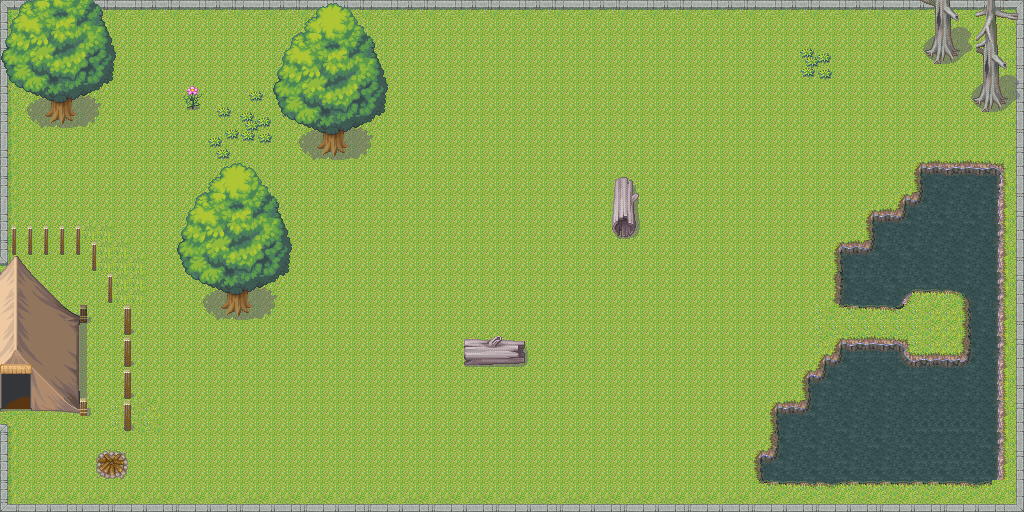

The image is a tile-based game level rendered from a .tmx file. Its description and source (layers, tilesets, objects; grid data summarised) follow:
An orthogonal 64x32 tile map with 16x16 px tiles, 3 tile layers (background, upper  background, upper upper), 6 tilesets and 22 objects.

<map version="1.5" tiledversion="1.6.0" orientation="orthogonal" renderorder="right-down" width="64" height="32" tilewidth="16" tileheight="16" infinite="0" nextlayerid="11" nextobjectid="100">
 <tileset firstgid="1" source="portal.tsx" />
 <tileset firstgid="89" source="路01.tsx" />
 <tileset firstgid="137" source="草原01.tsx" />
 <tileset firstgid="713" source="水01.tsx" />
 <tileset firstgid="905" source="山01.tsx" />
 <tileset firstgid="1801" source="森林01.tsx" />
 <layer id="4" name="background" width="64" height="32">
  <data>[2048 cells, 2048 non-empty, 24 distinct tile ids]</data>
 </layer>
 <layer id="7" name="upper  background" width="64" height="32">
  <data>[2048 cells, 380 non-empty, 161 distinct tile ids]</data>
 </layer>
 <layer id="8" name="upper upper" width="64" height="32">
  <data>[2048 cells, 280 non-empty, 121 distinct tile ids]</data>
 </layer>
 <objectgroup id="10" name="ground" visible="0">
  <object id="68" x="912" y="160" width="96" height="128" />
  <object id="70" x="960" y="288" width="48" height="192" />
  <object id="71" x="816" y="352" width="144" height="128" />
  <object id="73" x="864" y="208" width="48" height="80" />
  <object id="74" x="832" y="240" width="80" height="64" />
  <object id="75" x="832" y="336" width="80" height="32" />
  <object id="76" x="768" y="400" width="48" height="80" />
  <object id="77" x="0" y="240" width="80" height="176" />
  <object id="79" x="80" y="256" width="32" height="160" />
  <object id="80" x="112" y="304" width="16" height="128" />
  <object id="81" x="608" y="176" width="32" height="64" />
  <object id="82" x="464" y="336" width="64" height="32" />
  <object id="84" x="192" y="208" width="80" height="112" />
  <object id="85" x="288" y="48" width="80" height="112" />
  <object id="86" x="32" y="16" width="64" height="112" />
  <object id="87" x="0" y="496" width="1024" height="16" />
  <object id="88" x="1008" y="0" width="16" height="496" />
  <object id="89" x="0" y="0" width="1024" height="16" />
  <object id="90" x="0" y="0" width="16" height="496" />
 </objectgroup>
 <objectgroup id="5" name="portalable" />
 <objectgroup id="6" name="Spawner" visible="0">
  <object id="94" x="928" y="320" width="16" height="16" />
  <object id="95" x="48" y="448" width="16" height="16" />
  <object id="98" x="624" y="16" width="16" height="16" />
 </objectgroup>
</map>
